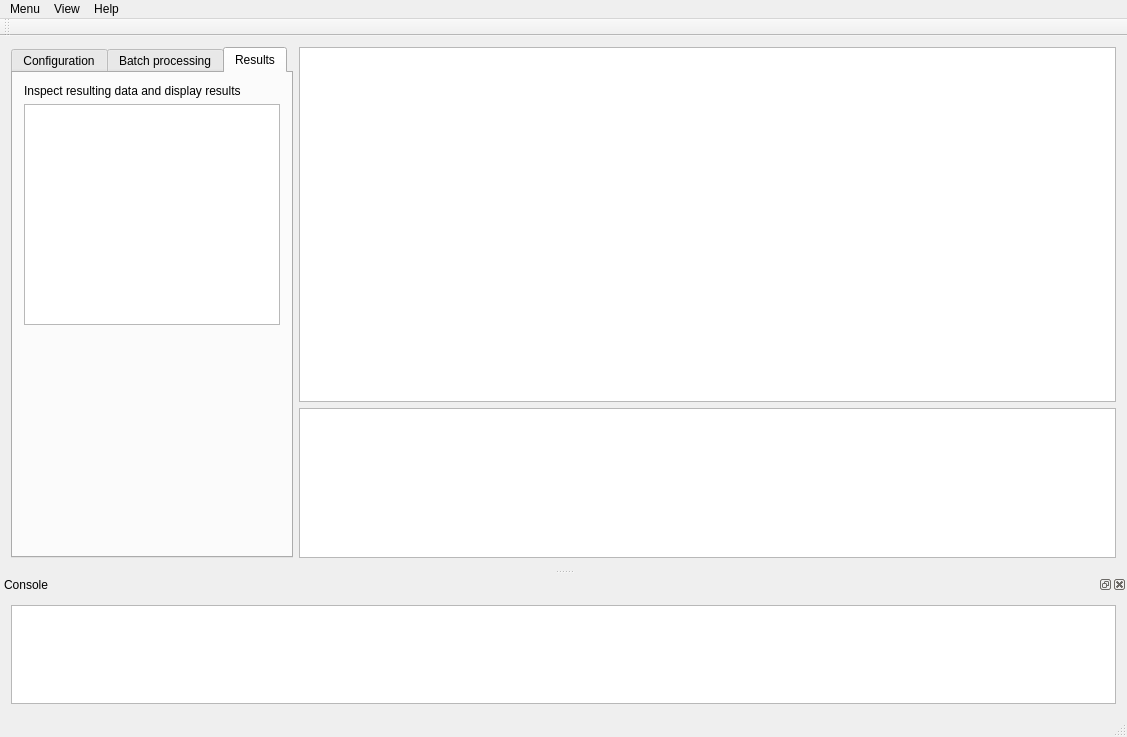
<?xml version="1.0" encoding="UTF-8"?>
<ui version="4.0">
 <class>MainWindow</class>
 <widget class="QMainWindow" name="MainWindow">
  <property name="geometry">
   <rect>
    <x>0</x>
    <y>0</y>
    <width>1127</width>
    <height>737</height>
   </rect>
  </property>
  <property name="sizePolicy">
   <sizepolicy hsizetype="MinimumExpanding" vsizetype="MinimumExpanding">
    <horstretch>0</horstretch>
    <verstretch>0</verstretch>
   </sizepolicy>
  </property>
  <property name="windowTitle">
   <string>MainWindow</string>
  </property>
  <widget class="QWidget" name="centralWidget">
   <layout class="QGridLayout" name="gridLayout_4">
    <item row="0" column="1">
     <layout class="QGridLayout" name="gridLayout_3">
      <property name="sizeConstraint">
       <enum>QLayout::SetDefaultConstraint</enum>
      </property>
      <item row="0" column="0">
       <widget class="PlotWidget" name="graphicsView"/>
      </item>
      <item row="1" column="0">
       <widget class="QTableView" name="tableView">
        <property name="sizePolicy">
         <sizepolicy hsizetype="Expanding" vsizetype="Fixed">
          <horstretch>0</horstretch>
          <verstretch>0</verstretch>
         </sizepolicy>
        </property>
        <property name="minimumSize">
         <size>
          <width>0</width>
          <height>0</height>
         </size>
        </property>
        <property name="maximumSize">
         <size>
          <width>16777215</width>
          <height>150</height>
         </size>
        </property>
       </widget>
      </item>
     </layout>
    </item>
    <item row="0" column="0">
     <widget class="QTabWidget" name="tabWidget">
      <property name="sizePolicy">
       <sizepolicy hsizetype="Fixed" vsizetype="Expanding">
        <horstretch>0</horstretch>
        <verstretch>0</verstretch>
       </sizepolicy>
      </property>
      <property name="minimumSize">
       <size>
        <width>280</width>
        <height>0</height>
       </size>
      </property>
      <property name="currentIndex">
       <number>2</number>
      </property>
      <widget class="QWidget" name="projectTab">
       <attribute name="title">
        <string>Configuration</string>
       </attribute>
       <layout class="QHBoxLayout" name="horizontalLayout_2">
        <item>
         <layout class="QGridLayout" name="gridLayout">
          <property name="sizeConstraint">
           <enum>QLayout::SetDefaultConstraint</enum>
          </property>
          <property name="horizontalSpacing">
           <number>6</number>
          </property>
          <item row="10" column="0">
           <layout class="QHBoxLayout" name="horizontalLayout">
            <property name="sizeConstraint">
             <enum>QLayout::SetMinimumSize</enum>
            </property>
            <item>
             <widget class="QRadioButton" name="autoRadio">
              <property name="text">
               <string>Auto detect</string>
              </property>
             </widget>
            </item>
            <item>
             <widget class="QRadioButton" name="pllRadio">
              <property name="text">
               <string>PLL</string>
              </property>
             </widget>
            </item>
            <item>
             <widget class="QRadioButton" name="contSweepRadio">
              <property name="text">
               <string>Cont.Sweep</string>
              </property>
             </widget>
            </item>
           </layout>
          </item>
          <item row="6" column="0">
           <widget class="QComboBox" name="noCellDataBox"/>
          </item>
          <item row="8" column="0">
           <widget class="QComboBox" name="withCellDataBox"/>
          </item>
          <item row="4" column="0">
           <widget class="QComboBox" name="measuredDataBox">
            <property name="statusTip">
             <string/>
            </property>
            <property name="currentText">
             <string/>
            </property>
           </widget>
          </item>
          <item row="5" column="0">
           <widget class="QLabel" name="noCellDataLabel">
            <property name="text">
             <string>Select pre start no cell data:</string>
            </property>
           </widget>
          </item>
          <item row="7" column="0">
           <widget class="QLabel" name="withCellDataLabel">
            <property name="text">
             <string>Select pre start with cell data:</string>
            </property>
           </widget>
          </item>
          <item row="11" column="0">
           <widget class="QPushButton" name="runCalculationBtn">
            <property name="text">
             <string>Run calculation</string>
            </property>
           </widget>
          </item>
          <item row="3" column="0">
           <widget class="QLabel" name="measuredDataLabel">
            <property name="text">
             <string>Select measured data:</string>
            </property>
           </widget>
          </item>
          <item row="9" column="0">
           <widget class="QLabel" name="calculationModeLabel">
            <property name="text">
             <string>Select calculation mode:</string>
            </property>
           </widget>
          </item>
          <item row="1" column="0">
           <widget class="QPushButton" name="selectDirBtn">
            <property name="text">
             <string>Select directory</string>
            </property>
           </widget>
          </item>
          <item row="12" column="0">
           <spacer name="verticalSpacer">
            <property name="orientation">
             <enum>Qt::Vertical</enum>
            </property>
            <property name="sizeHint" stdset="0">
             <size>
              <width>20</width>
              <height>40</height>
             </size>
            </property>
           </spacer>
          </item>
          <item row="2" column="0">
           <widget class="QTableView" name="tableViewSelData"/>
          </item>
         </layout>
        </item>
       </layout>
      </widget>
      <widget class="QWidget" name="batchTab">
       <attribute name="title">
        <string>Batch processing</string>
       </attribute>
       <layout class="QGridLayout" name="gridLayout_6">
        <item row="0" column="0">
         <layout class="QGridLayout" name="gridLayout_5">
          <item row="2" column="0">
           <widget class="QListWidget" name="batchFileListWidget"/>
          </item>
          <item row="0" column="0">
           <widget class="QPushButton" name="projectFilesBtn">
            <property name="text">
             <string>Select project files</string>
            </property>
           </widget>
          </item>
          <item row="3" column="0">
           <widget class="QPushButton" name="runBatchBtn">
            <property name="text">
             <string>Run batch calculation</string>
            </property>
           </widget>
          </item>
          <item row="4" column="0">
           <spacer name="verticalSpacer_2">
            <property name="orientation">
             <enum>Qt::Vertical</enum>
            </property>
            <property name="sizeHint" stdset="0">
             <size>
              <width>20</width>
              <height>40</height>
             </size>
            </property>
           </spacer>
          </item>
         </layout>
        </item>
       </layout>
      </widget>
      <widget class="QWidget" name="resultTab">
       <attribute name="title">
        <string>Results</string>
       </attribute>
       <layout class="QGridLayout" name="gridLayout_7">
        <item row="0" column="0">
         <layout class="QGridLayout" name="gridLayoutResultTab">
          <item row="0" column="0">
           <widget class="QLabel" name="viewDataLabel">
            <property name="text">
             <string>Inspect resulting data and display results</string>
            </property>
           </widget>
          </item>
          <item row="1" column="0">
           <widget class="QListWidget" name="dataList"/>
          </item>
          <item row="2" column="0">
           <spacer name="verticalSpacer_3">
            <property name="orientation">
             <enum>Qt::Vertical</enum>
            </property>
            <property name="sizeHint" stdset="0">
             <size>
              <width>20</width>
              <height>40</height>
             </size>
            </property>
           </spacer>
          </item>
         </layout>
        </item>
       </layout>
      </widget>
     </widget>
    </item>
   </layout>
  </widget>
  <widget class="QMenuBar" name="menuBar">
   <property name="geometry">
    <rect>
     <x>0</x>
     <y>0</y>
     <width>1127</width>
     <height>21</height>
    </rect>
   </property>
   <widget class="QMenu" name="menuMenu">
    <property name="sizePolicy">
     <sizepolicy hsizetype="Expanding" vsizetype="MinimumExpanding">
      <horstretch>0</horstretch>
      <verstretch>0</verstretch>
     </sizepolicy>
    </property>
    <property name="title">
     <string>Menu</string>
    </property>
    <addaction name="actionOpen_project"/>
    <addaction name="actionSave_project"/>
    <addaction name="separator"/>
    <addaction name="actionSettings"/>
    <addaction name="separator"/>
    <addaction name="actionQuit"/>
   </widget>
   <widget class="QMenu" name="menuView">
    <property name="title">
     <string>View</string>
    </property>
    <addaction name="actionView_Console"/>
   </widget>
   <widget class="QMenu" name="menuAbout">
    <property name="title">
     <string>Help</string>
    </property>
    <addaction name="actionQuick_instructions"/>
    <addaction name="actionRead_documentation"/>
    <addaction name="actionChange_log"/>
    <addaction name="separator"/>
    <addaction name="actionAbout"/>
   </widget>
   <addaction name="menuMenu"/>
   <addaction name="menuView"/>
   <addaction name="menuAbout"/>
  </widget>
  <widget class="QToolBar" name="mainToolBar">
   <attribute name="toolBarArea">
    <enum>TopToolBarArea</enum>
   </attribute>
   <attribute name="toolBarBreak">
    <bool>false</bool>
   </attribute>
  </widget>
  <widget class="QStatusBar" name="statusBar"/>
  <widget class="QDockWidget" name="consoleDock">
   <property name="sizePolicy">
    <sizepolicy hsizetype="Fixed" vsizetype="MinimumExpanding">
     <horstretch>100</horstretch>
     <verstretch>0</verstretch>
    </sizepolicy>
   </property>
   <property name="minimumSize">
    <size>
     <width>106</width>
     <height>140</height>
    </size>
   </property>
   <property name="windowTitle">
    <string>Console</string>
   </property>
   <attribute name="dockWidgetArea">
    <number>8</number>
   </attribute>
   <widget class="QWidget" name="dockWidgetContents_4">
    <layout class="QGridLayout" name="gridLayout_2">
     <item row="0" column="0">
      <widget class="QTextEdit" name="console_edit">
       <property name="sizePolicy">
        <sizepolicy hsizetype="MinimumExpanding" vsizetype="MinimumExpanding">
         <horstretch>0</horstretch>
         <verstretch>0</verstretch>
        </sizepolicy>
       </property>
       <property name="frameShape">
        <enum>QFrame::StyledPanel</enum>
       </property>
       <property name="sizeAdjustPolicy">
        <enum>QAbstractScrollArea::AdjustToContents</enum>
       </property>
       <property name="textInteractionFlags">
        <set>Qt::TextSelectableByKeyboard|Qt::TextSelectableByMouse</set>
       </property>
      </widget>
     </item>
    </layout>
   </widget>
  </widget>
  <action name="actionOpen_project">
   <property name="text">
    <string>Open project</string>
   </property>
  </action>
  <action name="actionSave_project">
   <property name="text">
    <string>Save project</string>
   </property>
  </action>
  <action name="actionSettings">
   <property name="text">
    <string>Settings</string>
   </property>
  </action>
  <action name="actionView_Console">
   <property name="text">
    <string>View Console</string>
   </property>
  </action>
  <action name="action_2">
   <property name="text">
    <string>View Basic project settings</string>
   </property>
  </action>
  <action name="actionView_Batch_project_settings">
   <property name="text">
    <string>View Batch project settings</string>
   </property>
  </action>
  <action name="actionQuit">
   <property name="text">
    <string>Quit</string>
   </property>
  </action>
  <action name="actionQuick_instructions">
   <property name="text">
    <string>Quick instructions</string>
   </property>
  </action>
  <action name="actionChange_log">
   <property name="text">
    <string>Change log</string>
   </property>
  </action>
  <action name="actionAbout">
   <property name="text">
    <string>About</string>
   </property>
  </action>
  <action name="actionRead_documentation">
   <property name="text">
    <string>Read documentation</string>
   </property>
  </action>
 </widget>
 <layoutdefault spacing="6" margin="11"/>
 <customwidgets>
  <customwidget>
   <class>PlotWidget</class>
   <extends>QGraphicsView</extends>
   <header>pyqtgraph</header>
  </customwidget>
 </customwidgets>
 <resources/>
 <connections/>
</ui>
